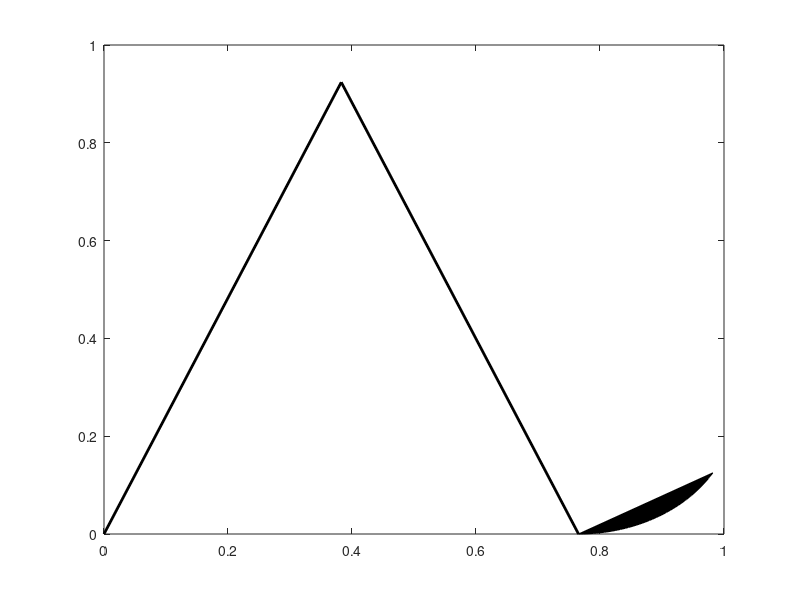

The MATLAB script that drew this image:
L = 1;
R =0.25;
x = [0;0];
x1 = [L*sin(pi/8); L*cos(pi/8)]; 
x2 = [2*x1(1); 0];
xc = [x2(1), x2(2)+0.25];
angle = [3*pi/2; 11*pi/6];

t1 = linspace(angle(1),angle(2));
x_arc = R*cos(t1) + xc(1);
y_arc = R*sin(t1) + xc(2);


plot([x(1), x1(1)],[x(2),x1(2)],'k-','LineWidth',2);hold on;
plot([x1(1),x2(1)],[x1(2),x2(2)],'k-','LineWidth',2);
fill(x_arc, y_arc,'k');